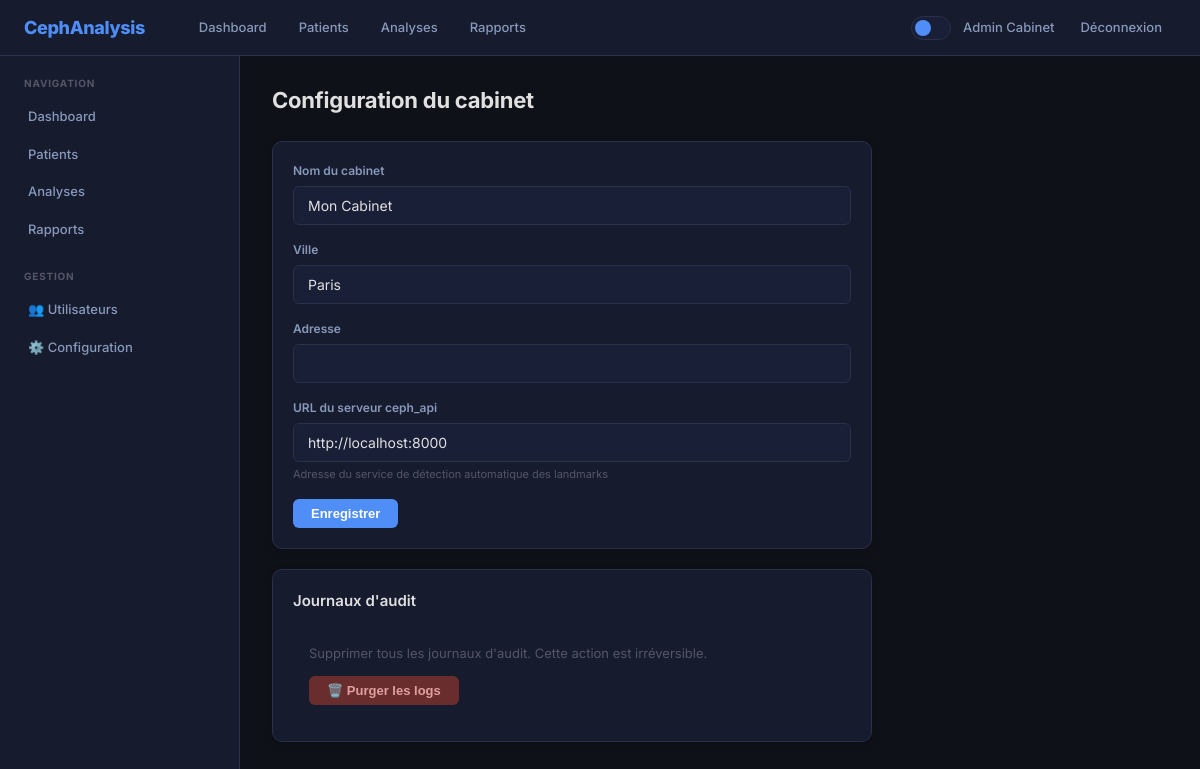
The app's page /admin/settings (signed in) with its own data.
### web_gateway/models.py (models this page shows)
class User(Base):
    __tablename__ = "users"
    id = Column(Integer, primary_key=True)
    email = Column(String, unique=True, nullable=False)
    password_hash = Column(String, nullable=False)
    first_name = Column(String, nullable=False)
    last_name = Column(String, nullable=False)
    role_id = Column(Integer, ForeignKey("roles.id"), nullable=False)
    speciality = Column(String)
    license_number = Column(String)
    signature_image = Column(Text)
    is_active = Column(Boolean, default=True)
    last_login = Column(DateTime)
    created_by = Column(Integer, ForeignKey("users.id"))
    created_at = Column(DateTime, default=_utcnow)
    updated_at = Column(DateTime, onupdate=_utcnow)
    role = relationship("Role", back_populates="users")
    patients_created = relationship("Patient", back_populates="creator", foreign_keys="Patient.created_by")
    patients_assigned = relationship("Patient", back_populates="orthodontist", foreign_keys="Patient.assigned_to")
    sessions = relationship("UserSession", back_populates="user")
    preferences = relationship("UserPreference", back_populates="user")
    notifications = relationship("Notification", back_populates="user")
    audit_logs = relationship("AuditLog", back_populates="user")

class ClinicSetting(Base):
    __tablename__ = "clinic_settings"
    id = Column(Integer, primary_key=True)
    setting_key = Column(String, unique=True, nullable=False)
    setting_value = Column(String)
    description = Column(String)
    updated_by = Column(Integer, ForeignKey("users.id"))
    updated_at = Column(DateTime, onupdate=_utcnow)

### web_gateway/routers/pages.py (the view)
@router.get("/admin/settings", response_class=HTMLResponse)
async def admin_settings_page(request: Request, db: AsyncSession = Depends(get_db)):
    user = await get_user(request, db)
    if not user or user.role.name != "admin":
        return RedirectResponse(url="/dashboard")
    from ..core.config import settings as app_settings
    from ..models import ClinicSetting
    result = await db.execute(select(ClinicSetting))
    overrides = {s.setting_key: s.setting_value for s in result.scalars().all()}
    return _render("admin/settings.html", current_user=user, settings={
        "clinic_name": overrides.get("clinic_name", app_settings.clinic_name),
        "clinic_city": overrides.get("clinic_city", app_settings.clinic_city),
        "clinic_address": overrides.get("clinic_address", ""),
        "ceph_api_url": overrides.get("ceph_api_url", app_settings.ceph_api_url),
    }, show_sidebar=True)

### web_gateway/templates/admin/settings.html (shortened to what this page needs)
{% extends "base.html" %}
{% block content %}
<div class="page-header">
    <h1>Configuration du cabinet</h1>
</div>
<div class="card" style="max-width:600px">
    <div class="form-group">
        <label>Nom du cabinet</label>
        <input type="text" id="clinic_name" class="form-control" value="{{ settings.clinic_name }}">
    </div>
    <div class="form-group">
        <label>Ville</label>
        <input type="text" id="clinic_city" class="form-control" value="{{ settings.clinic_city }}">
    </div>
    <div class="form-group">
        <label>Adresse</label>
        <input type="text" id="clinic_address" class="form-control" value="{{ settings.clinic_address or '' }}">
    </div>
    <div class="form-group">
        <label>URL du serveur ceph_api</label>
        <input type="text" id="ceph_api_url" class="form-control" value="{{ settings.ceph_api_url }}">
        <div style="font-size:11px;color:var(--text-muted);margin-top:4px">Adresse du service de détection automatique des landmarks</div>
    </div>
    <div style="display:flex;gap:8px;margin-top:16px">
        <button class="btn btn-primary" onclick="saveSettings()">Enregistrer</button>
    </div>
</div>
<div class="card" style="max-width:600px;margin-top:20px">
    <div class="card-header">
        <h2>Journaux d'audit</h2>
    </div>
    <div style="padding:16px">
        <p style="font-size:13px;color:var(--text-muted);margin-bottom:12px">Supprimer tous les journaux d'audit. Cette action est irréversible.</p>
        <button class="btn btn-danger" onclick="purgeLogs()">🗑️ Purger les logs</button>
    </div>
</div>
{% endblock %}

### web_gateway/templates/partials/navbar.html
<nav class="navbar">
    <div class="navbar-brand">
        <a href="/dashboard">CephAnalysis</a>
    </div>
    <div class="navbar-menu">
        <a href="/dashboard" class="nav-link">Dashboard</a>
        <a href="/patients" class="nav-link">Patients</a>
        <a href="/analyses" class="nav-link">Analyses</a>
        <a href="/reports" class="nav-link">Rapports</a>
    </div>
    <div class="navbar-end">
        <button class="theme-toggle" onclick="toggleTheme()" title="Changer le thème"></button>
        <span class="navbar-user">{{ current_user.first_name }} {{ current_user.last_name }}</span>
        <a href="/auth/logout" class="nav-link">Déconnexion</a>
    </div>
</nav>

### web_gateway/static/css/style.css (style rules this page uses)
:root { --bg-primary: #0e1117; --bg-secondary: #161b2e; --bg-tertiary: #1a1f38; --bg-hover: #1e2440; --border-color: #2a2f4a; --text-primary: #e0e0e0; --text-secondary: #8899bb; --text-muted: #556; --accent: #4f8ef7; --accent-hover: #3a7ae0; --accent-light: rgba(79, 142, 247, 0.1); --success: #2d6a4f; --success-text: #a0e0b0; --danger: #6a2d2d; --danger-text: #e0a0a0; --warning: #6a4e2d; --warning-text: #e0c0a0; --info: #1a2a4a; --info-text: #7eb3ff; --sidebar-width: 240px; --navbar-height: 56px; --radius: 10px; --radius-sm: 6px; --shadow: 0 2px 8px rgba(0,0,0,.2); --shadow-lg: 0 8px 24px rgba(0,0,0,.3); --transition: .2s ease; }
* { box-sizing: border-box; margin: 0; padding: 0; }
body { background: var(--bg-primary); font-family: 'Inter', 'Segoe UI', system-ui, -apple-system, sans-serif; color: var(--text-primary); min-height: 100vh; line-height: 1.5; -webkit-font-smoothing: antialiased; }
.navbar { display: flex; align-items: center; padding: 0 24px; height: var(--navbar-height); background: var(--bg-secondary); border-bottom: 1px solid var(--border-color); position: sticky; top: 0; z-index: 100; backdrop-filter: blur(12px); }
.navbar-brand a { color: var(--accent); font-weight: 800; font-size: 18px; text-decoration: none; letter-spacing: -.02em; }
.navbar-menu { display: flex; gap: 4px; margin-left: 40px; }
.nav-link { color: var(--text-secondary); text-decoration: none; font-size: 13px; font-weight: 500; padding: 8px 14px; border-radius: var(--radius-sm); transition: all var(--transition); }
.navbar-end { margin-left: auto; display: flex; align-items: center; gap: 12px; }
.navbar-user { color: var(--text-secondary); font-size: 13px; font-weight: 500; }
.theme-toggle { background: var(--bg-tertiary); border: 1px solid var(--border-color); border-radius: 20px; width: 40px; height: 24px; cursor: pointer; position: relative; transition: all var(--transition); flex-shrink: 0; }
.theme-toggle::after { content: ''; position: absolute; top: 3px; left: 3px; width: 16px; height: 16px; border-radius: 50%; background: var(--accent); transition: transform var(--transition); }
.page-header { display: flex; align-items: center; justify-content: space-between; margin-bottom: 24px; flex-wrap: wrap; gap: 12px; }
.page-header h1 { font-size: 22px; font-weight: 700; color: var(--text-primary); letter-spacing: -.01em; }
.card { background: var(--bg-secondary); border: 1px solid var(--border-color); border-radius: var(--radius); padding: 20px; margin-bottom: 20px; box-shadow: var(--shadow); transition: box-shadow var(--transition); }
.card-header { display: flex; align-items: center; justify-content: space-between; margin-bottom: 16px; }
.card-header h2 { font-size: 15px; font-weight: 600; color: var(--text-primary); }
.btn { display: inline-flex; align-items: center; gap: 6px; padding: 8px 18px; border-radius: var(--radius-sm); border: none; cursor: pointer; font-size: 13px; font-weight: 600; transition: all var(--transition); text-decoration: none; line-height: 1; }
.btn-primary { background: var(--accent); color: #fff; }
.btn-danger { background: var(--danger); color: var(--danger-text); }
.form-group { margin-bottom: 16px; }
.form-group label { display: block; font-size: 12px; font-weight: 600; color: var(--text-secondary); margin-bottom: 6px; }
.form-control { width: 100%; padding: 10px 14px; background: var(--bg-tertiary); border: 1px solid var(--border-color); border-radius: var(--radius-sm); color: var(--text-primary); font-size: 14px; font-family: inherit; transition: all var(--transition); }
.form-control::placeholder { color: var(--text-muted); }
.card, .stat-card, .alert { animation: fadeIn .3s ease; }

### records on screen
User: first_name "Admin", last_name "Cabinet"
ClinicSetting: clinic_name "Mon Cabinet"
ClinicSetting: clinic_city "Paris"
ClinicSetting: ceph_api_url "http://localhost:8000"
